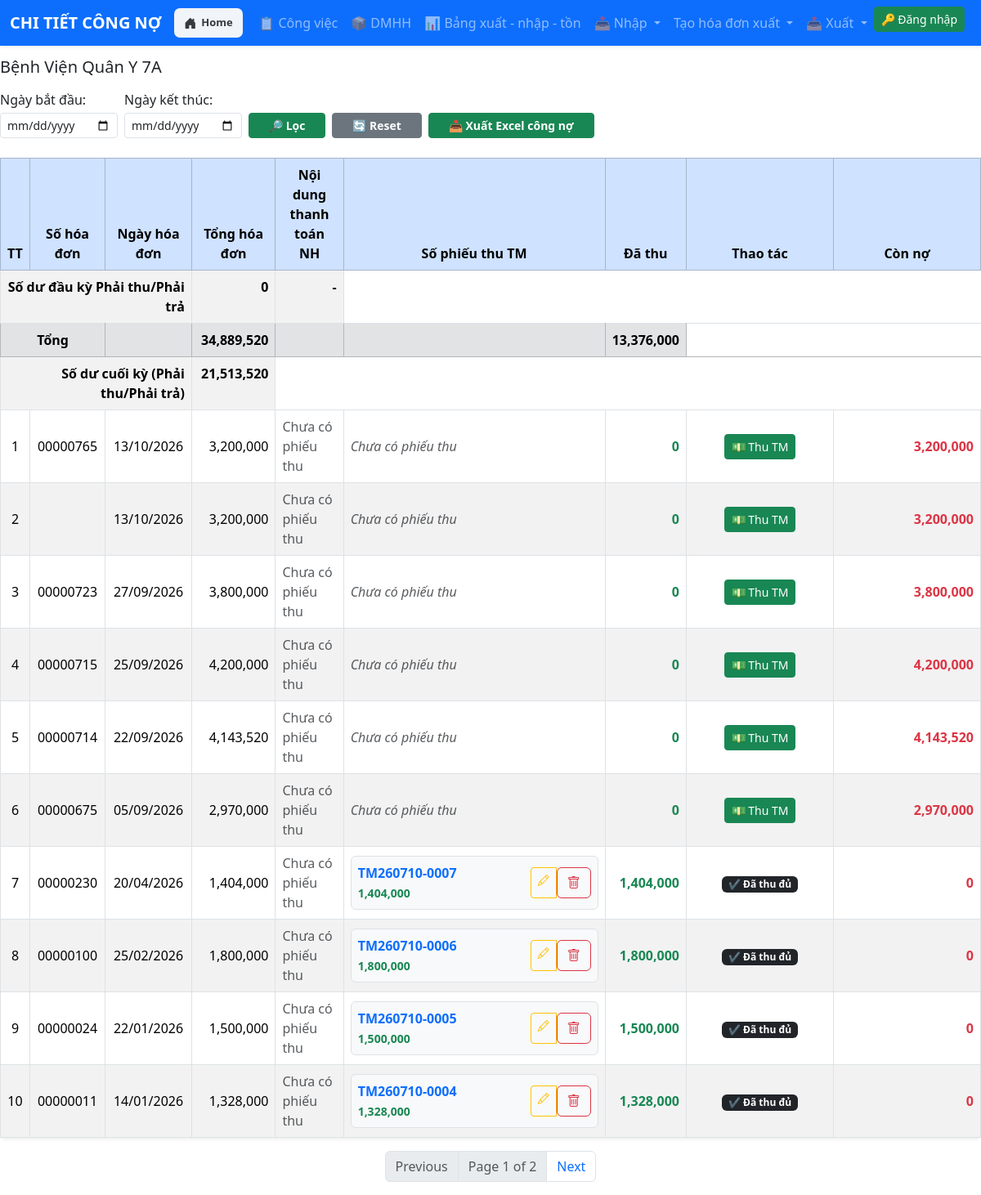
/invoice/customers/357/detail/, run on the app's committed database.
### invoice_reader_app/model_invoice.py (models this page shows, shortened)
class Customer(models.Model):
    ten_khach_hang = models.CharField(max_length=255)
    ten_viet_tat = models.CharField(max_length=50, default="", blank=True)
    ma_so_thue = models.CharField(max_length=20, blank=True, unique=True)
    dia_chi = models.CharField(max_length=255, blank=True)
    phan_loai = models.CharField(max_length=100, blank=True, null=True, default='')
    phai_thu_dau_ky = models.DecimalField(max_digits=18, decimal_places=2, default=0)
    phai_tra_dau_ky = models.DecimalField(max_digits=18, decimal_places=2, default=0)
    mst_image = models.ImageField(upload_to="mst/", null=True, blank=True)
    mst_checked_at = models.DateTimeField(null=True, blank=True)
    email = models.EmailField(blank=True, null=True)

class Invoice(models.Model):
    fiscal_year = models.IntegerField(db_index=True)
    supplier = models.ForeignKey(Supplier, on_delete=models.SET_NULL, null=True, blank=True)
    so_hoa_don = models.CharField(max_length=50)
    ngay_hd = models.DateField(null=True)
    hinh_thuc_tt = models.CharField(max_length=100, blank=True)
    mau_so = models.CharField(max_length=50, blank=True)
    ky_hieu = models.CharField(max_length=50, blank=True)
    ten_dv_ban = models.CharField(max_length=200)
    ma_so_thue = models.CharField(max_length=50)
    dia_chi = models.TextField(blank=True)
    ten_nguoi_mua = models.CharField(max_length=200, blank=True)
    ma_so_thue_mua = models.CharField(max_length=50, blank=True)
    dia_chi_mua = models.TextField(blank=True)
    so_tk = models.CharField(max_length=100, blank=True)
    ten_ngan_hang = models.CharField(max_length=100, blank=True)
    tong_tien_hang = models.FloatField(default=0)
    tong_tien_thue = models.FloatField(default=0)
    tong_tien = models.DecimalField(max_digits=18, decimal_places=2)
    email = models.EmailField(blank=True, null=True)
    created_at = models.DateTimeField(auto_now_add=True)
    file_name = models.CharField(max_length=255, blank=True, null=True)
    xml_uuid = models.CharField(
            max_length=50,
            null=True,
            blank=True,
            unique=True   # ✅ ĐÂY MỚI LÀ CHUẨN
        )
    da_tao_px = models.BooleanField(    default=False,    db_index=True,    verbose_name="Đã tạo phiếu xuất")
    LOAI_HD_CHOICES = (
        ('VAO', 'Hóa đơn vào'),
        ('XUAT', 'Hóa đơn xuất'),
    )
    loai_hd = models.CharField(max_length=10, choices=LOAI_HD_CHOICES, default='VAO')
    TRANG_THAI_CHOICES = (
        ("CHO_XUAT", "Chờ xuất hóa đơn"),
        ("DA_XUAT", "Đã xuất hóa đơn"),
    )
    trang_thai = models.CharField(
        max_length=20,
        choices=TRANG_THAI_CHOICES,
        default="CHO_XUAT"
    )
    class Meta:
        indexes = [
            models.Index(fields=["ma_so_thue", "ky_hieu", "so_hoa_don"]),
        ]
    from django.db.models import QuerySet

### invoice_reader_app/models_purchaseorder.py (models this page shows, shortened)
class CashReceipt(models.Model):
    invoice = models.ForeignKey(Invoice, on_delete=models.CASCADE)
    amount = models.DecimalField(max_digits=20, decimal_places=0)
    created_at = models.DateTimeField(auto_now_add=True)
    note = models.TextField(blank=True, null=True)
    receipt_no = models.CharField(
        max_length=50,
        blank=True,
        null=True
    )

### invoice_reader_app/customer_view.py (the view, shortened to what this page needs)
# urls.py: path("customers/<int:pk>/detail/", customer_detail, name="customer_detail"),
def customer_detail(request, pk):
    customer = get_object_or_404(Customer, pk=pk)
    start_date = request.GET.get("start_date")
    end_date = request.GET.get("end_date")
    page_number = request.GET.get("page", 1)
    invoices = Invoice.objects.filter(
        ma_so_thue_mua=customer.ma_so_thue
    ).order_by(
        "-ngay_hd",
        "-so_hoa_don"
    )
    if start_date:
        invoices = invoices.filter(
            ngay_hd__gte=parse_date(start_date)
        )
    if end_date:
        invoices = invoices.filter(
            ngay_hd__lte=parse_date(end_date)
        )
    seen_invoice_numbers = set()
    unique_invoices = []
    for inv in invoices:
        if inv.so_hoa_don not in seen_invoice_numbers:
            unique_invoices.append(inv)
            seen_invoice_numbers.add(inv.so_hoa_don)
    invoices = unique_invoices
    purchase_orders = (
        PurchaseOrder.objects
        .filter(invoice__in=invoices)
        .select_related(
            "invoice",
            "customer"
        )
    )
    allocations = (
        BankPaymentAllocation.objects
        .filter(
            purchase_order__in=purchase_orders
        )
        .select_related(
            "payment",
            "payment__parent_payment",
            "purchase_order",
            "purchase_order__invoice"
        )
    )
    invoice_payment_map = {}
    opening_payments = (
        BankPayment.objects.filter(
            is_summary=True,
            customer=customer,
            content__startswith="Thu nợ đầu kỳ KH:",
        )
        .order_by("payment_date")
    )
    opening_paid = Decimal("0")
    opening_payment_list = []
    customer_payments = (
        BankPayment.objects
        .filter(
            is_summary=True,
            customer=customer
        )
        .exclude(
            content__startswith="Thu nợ đầu kỳ KH:"
        )
        .exclude(
            purchase_orders__isnull=False
        )
        .distinct()
        .order_by("payment_date")
    )
    customer_payment_list = []
    customer_payment_paid = Decimal("0")
    cash_receipts = (
        CashReceipt.objects
        .filter(
            invoice__in=invoices
        )
        .order_by(
            "created_at"
        )
    )
    cash_map = {}
    for c in cash_receipts:
        cash_map[c.invoice_id] = (
            cash_map.get(
                c.invoice_id,
                Decimal("0")
            )
            +
            (c.amount or Decimal("0"))
        )
    invoice_data = []
    total_invoice = Decimal("0")
    total_paid_all = Decimal("0")
    for inv in invoices:
        inv_payments = []
        bank_paid = Decimal("0")
        cash_paid = cash_map.get(
            inv.id,
            Decimal("0")
        )
        total_paid = (
            bank_paid
            +
            cash_paid
        )
        invoice_amount = (
            inv.tong_tien
            or Decimal("0")
        )
        con_no = (
            invoice_amount
            -
            total_paid
        )
        total_invoice += invoice_amount
        total_paid_all += total_paid
        invoice_data.append({
            "invoice": inv,
            "payments": inv_payments,
            "cash_receipts": CashReceipt.objects.filter(
                invoice=inv
            ).order_by(
                "created_at"
            ),
            "bank_paid": bank_paid,
            "cash_paid": cash_paid,
            "total_paid": total_paid,
            "con_no": con_no,
        })
    opening_balance = (
        customer.phai_thu_dau_ky
        or Decimal("0")
    ) - (
        customer.phai_tra_dau_ky
        or Decimal("0")
    )
    closing_balance = (       opening_balance        +        total_invoice        -        total_paid_all        -        opening_paid -customer_payment_paid    )
    paginator = Paginator(
        invoice_data,
        10
    )
    page_obj = paginator.get_page(
        page_number
    )
    query_params = request.GET.copy()
    query_params.pop(
        "page",
        None
    )
    return render(
        request,
        "customer_detail.html",
        {
            "customer": customer,
            "invoice_data": page_obj,
            "total_invoice": total_invoice,
            "total_paid_all": total_paid_all,
            "opening_balance": opening_balance,
            "closing_balance": closing_balance,
            "start_date": start_date,
            "end_date": end_date,
            "query_params": query_params.urlencode(),
            "paginator": paginator,
            "opening_payments": opening_payment_list,
                "opening_paid": opening_paid,
                "customer_payment_list": customer_payment_list,
        }
    )

### invoice_reader_app/context_processors.py (called while the page is built)
def current_fiscal_year(request):
    return {
        "current_year": request.session.get(
            "fiscal_year", datetime.now().year
        )
    }

### invoice_reader_app/templates/customer_detail.html (shortened to what this page needs)
{% extends 'base.html' %}
{% load custom_tags %}
{% load humanize %}
{% load static number_to_text %}
{% block navbar_title %}CHI TIẾT CÔNG NỢ{% endblock %}
{% block content %}
<h5 class="mb-3">{{ customer.ten_khach_hang }}</h5>
<form method="get"
      class="mb-4 d-flex gap-2 align-items-end flex-wrap">
    <div>
        <label class="form-label mb-1">
            Ngày bắt đầu:
        </label>
        <input type="date"
               name="start_date"
               value="{{ start_date }}"
               class="form-control form-control-sm">
    </div>
    <div>
        <label class="form-label mb-1">
            Ngày kết thúc:
        </label>
        <input type="date"
               name="end_date"
               value="{{ end_date }}"
               class="form-control form-control-sm">
    </div>
    <div>
        <button type="submit"
                class="btn btn-success btn-sm fw-bold px-4">
            🔎 Lọc
        </button>
    </div>
    <div>
        <a href="{% url 'customer_detail' customer.id %}"
           class="btn btn-secondary btn-sm fw-bold px-4">
            🔄 Reset
        </a>
    </div>
    <div>
        <a href="{% url 'export_customer_debt_excel' customer.id %}?start_date={{ start_date }}&end_date={{ end_date }}"
           class="btn btn-success btn-sm fw-bold px-4">
            📥 Xuất Excel công nợ
        </a>
    </div>
</form>
<table class="table table-bordered table-striped shadow-sm rounded">
    <thead class=" text-center table-primary">
        <tr>
            <th>TT</th>
            <th>Số hóa đơn</th>
            <th>Ngày hóa đơn</th>
            <th>Tổng hóa đơn</th>
<th>Nội dung thanh toán NH</th>
<th>Số phiếu thu TM</th>
            <th>Đã thu</th>
            <th width="180">Thao tác</th>
            <th width="180">Còn nợ</th>
        </tr>
    </thead>
    <tbody>
        <tr style="font-weight:bold; background:#f0f0f0;" class="text-end">
            <td colspan="3">Số dư đầu kỳ Phải thu/Phải trả</td>
            <td>
                {% if opening_balance >= 0 %}
                    {{ opening_balance|floatformat:0 |intcomma}}
                {% else %}
                    {{ opening_balance|floatformat:0|abs |intcomma}}
                {% endif %}
            </td>
            <td>-</td>
        </tr>
        <tr class="fw-bold table-secondary text-center">
            <td colspan="2">Tổng</td>
            <td></td>
            <td class="text-end">{{ total_invoice|floatformat:0|intcomma }}</td>
            <td></td>
            <td></td>
            <td class="text-end">{{ total_paid_all|floatformat:0|intcomma }}</td>
        </tr>
        <tr style="font-weight:bold; background:#f0d0d0;" class="text-end">
            <td colspan="3">Số dư cuối kỳ (Phải thu/Phải trả) </td>
            <td colspan="1">
                {{ closing_balance|floatformat:0 |intcomma }}
            </td>
        </tr>
        {% for inv_data in invoice_data %}
        <tr class="align-middle">
            <td class="text-center">{{ forloop.counter }}</td>
            <td class="text-center">{{ inv_data.invoice.so_hoa_don }}</td>
            <td class="text-center">{{ inv_data.invoice.ngay_hd|date:"d/m/Y" }}</td>
            <td class="text-end">{{ inv_data.invoice.tong_tien|floatformat:0|intcomma }}</td>
            <td>
                {% if inv_data.payments %}
                <table class="table table-sm mb-0">
{% for p in inv_data.payments %}
<tr>
    <td>
<div class="fw-bold text-primary">
    Phiếu NH: {{ p.doc_no }}
</div>
<div>
    <span class="text-danger fw-bold">Nội dung:</span> {{ p.bank_content }}
</div>
    </td>
</tr>
{% endfor %}
                </table>
                {% else %}
                    <span class="text-muted">Chưa có phiếu thu</span>
                {% endif %}
            </td>
<td style="min-width:320px;">
    {% if inv_data.cash_receipts %}
    <div class="d-flex flex-column gap-2">
        {% for receipt in inv_data.cash_receipts %}
        <div class="border rounded p-2 bg-light">
            <div class="d-flex justify-content-between align-items-center">
                <div>
                    <div class="fw-bold text-primary">
                        {{ receipt.receipt_no }}
                    </div>
                    <small class="text-success fw-semibold">
                        {{ receipt.amount|floatformat:0|intcomma }}
                    </small>
                </div>
                <div class="btn-group btn-group-sm">
                    <a href="{% url 'cash_receipt_update' receipt.id %}"
                       class="btn btn-outline-warning">
                        <i class="bi bi-pencil"></i>
                    </a>
                    <form method="post"
                          action="{% url 'cash_receipt_delete' receipt.id %}"
                          class="d-inline">
                        <button
                            type="submit"
                            class="btn btn-outline-danger"
                            onclick="return confirm('Xóa phiếu thu này?')">
                            <i class="bi bi-trash"></i>
                        </button>
                    </form>
                </div>
            </div>
        </div>
        {% endfor %}
    </div>
    {% else %}
    <span class="text-muted fst-italic">
        Chưa có phiếu thu
    </span>
    {% endif %}
</td>
<td class="text-end text-success fw-bold">
    {{ inv_data.total_paid|floatformat:0|intcomma }}
</td>
<td class="text-center">
    {% if inv_data.con_no > 0 %}
        <a href="{% url 'cash_receipt_create' inv_data.invoice.id %}"
           class="btn btn-sm btn-success">
            💵 Thu TM
        </a>
    {% else %}
        <span class="badge bg-dark">✔ Đã thu đủ</span>
    {% endif %}
</td>
<td class="text-end text-danger fw-bold">
    {{ inv_data.con_no|floatformat:0|intcomma }}
</td>
        </tr>
        {% empty %}
        <tr>
            <td colspan="7" class="text-center">Chưa có hóa đơn</td>
        </tr>
        {% endfor %}
    </tbody>
</table>
<nav aria-label="Invoice pagination">
  <ul class="pagination justify-content-center">
    {% if invoice_data.has_previous %}
      <li class="page-item">
        <a class="page-link" href="?page={{ invoice_data.previous_page_number }}&{{ query_params }}">Previous</a>
      </li>
    {% else %}
      <li class="page-item disabled"><span class="page-link">Previous</span></li>
    {% endif %}
    <li class="page-item disabled">
      <span class="page-link">
        Page {{ invoice_data.number }} of {{ invoice_data.paginator.num_pages }}
      </span>
    </li>
    {% if invoice_data.has_next %}
      <li class="page-item">
        <a class="page-link" href="?page={{ invoice_data.next_page_number }}&{{ query_params }}">Next</a>
      </li>
    {% else %}
      <li class="page-item disabled"><span class="page-link">Next</span></li>
    {% endif %}
  </ul>
</nav>
</div>
<link rel="stylesheet" href="https://cdn.jsdelivr.net/npm/bootstrap-icons@1.11.3/font/bootstrap-icons.min.css">
{% endblock content %}

### invoice_reader_app/templates/base.html (style rules this page uses)
body { padding-top: 70px; }

### data on the page
Customer: ten_khach_hang "Bệnh Viện Quân Y 7A"
Invoice: invoice.so_hoa_don "00000765", invoice.ngay_hd "13/10/2026", invoice.tong_tien "3,200,000", shows "Chưa có phiếu thu", total_paid "0", shows "💵 Thu TM", con_no "3,200,000"
Invoice: invoice.ngay_hd "13/10/2026", invoice.tong_tien "3,200,000", shows "Chưa có phiếu thu", total_paid "0", shows "💵 Thu TM", con_no "3,200,000"
Invoice: invoice.so_hoa_don "00000723", invoice.ngay_hd "27/09/2026", invoice.tong_tien "3,800,000", shows "Chưa có phiếu thu", total_paid "0", shows "💵 Thu TM", con_no "3,800,000"
Invoice: invoice.so_hoa_don "00000715", invoice.ngay_hd "25/09/2026", invoice.tong_tien "4,200,000", shows "Chưa có phiếu thu", total_paid "0", shows "💵 Thu TM", con_no "4,200,000"
Invoice: invoice.so_hoa_don "00000714", invoice.ngay_hd "22/09/2026", invoice.tong_tien "4,143,520", shows "Chưa có phiếu thu", total_paid "0", shows "💵 Thu TM", con_no "4,143,520"
Invoice: invoice.so_hoa_don "00000675", invoice.ngay_hd "05/09/2026", invoice.tong_tien "2,970,000", shows "Chưa có phiếu thu", total_paid "0", shows "💵 Thu TM", con_no "2,970,000"
Invoice: invoice.so_hoa_don "00000230", invoice.ngay_hd "20/04/2026", invoice.tong_tien "1,404,000", total_paid "1,404,000", shows "✔ Đã thu đủ", con_no "0"
CashReceipt: receipt_no "TM260710-0007", amount "1,404,000"
Invoice: invoice.so_hoa_don "00000100", invoice.ngay_hd "25/02/2026", invoice.tong_tien "1,800,000", total_paid "1,800,000", shows "✔ Đã thu đủ", con_no "0"
CashReceipt: receipt_no "TM260710-0006", amount "1,800,000"
Invoice: invoice.so_hoa_don "00000024", invoice.ngay_hd "22/01/2026", invoice.tong_tien "1,500,000", total_paid "1,500,000", shows "✔ Đã thu đủ", con_no "0"
CashReceipt: receipt_no "TM260710-0005", amount "1,500,000"
Invoice: invoice.so_hoa_don "00000011", invoice.ngay_hd "14/01/2026", invoice.tong_tien "1,328,000", total_paid "1,328,000", shows "✔ Đã thu đủ", con_no "0"
CashReceipt: receipt_no "TM260710-0004", amount "1,328,000"

### other printed values
{{ opening_balance|floatformat:0 |intcomma }} "0"
{{ total_invoice|floatformat:0|intcomma }} "34,889,520"
{{ total_paid_all|floatformat:0|intcomma }} "13,376,000"
{{ closing_balance|floatformat:0 |intcomma }} "21,513,520"
{{ invoice_data.number }} "1"
{{ invoice_data.paginator.num_pages }} "2"
